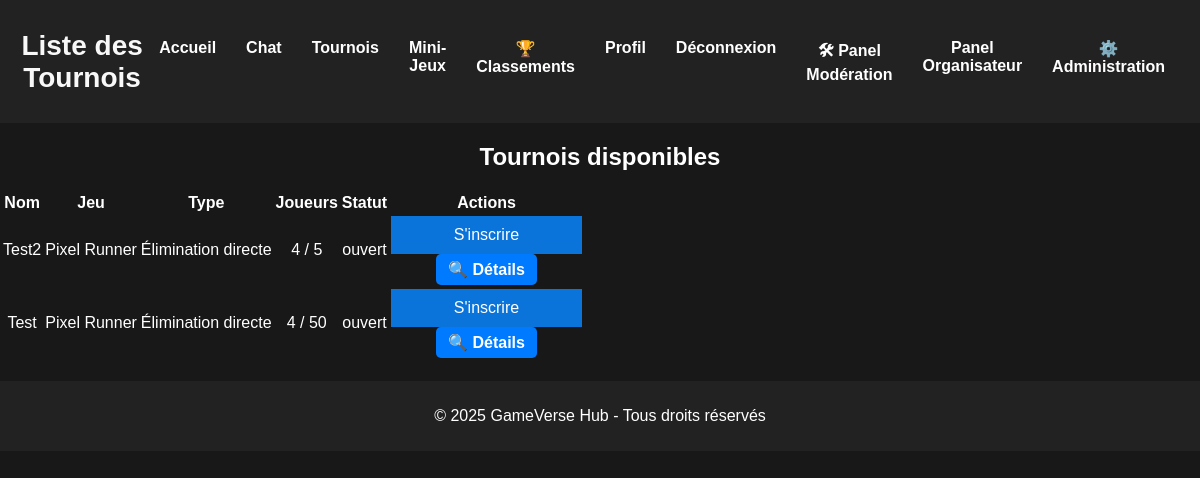
The page /tournois/tournois.php (signed in) on the database its author committed.
### tables this page shows
CREATE TABLE `tournois` (
  `id` int NOT NULL,
  `nom` varchar(100) NOT NULL,
  `date_debut` datetime NOT NULL DEFAULT CURRENT_TIMESTAMP,
  `date_fin` datetime DEFAULT NULL,
  `statut` enum('ouvert','en cours','terminé') DEFAULT 'ouvert',
  `max_joueurs` int NOT NULL DEFAULT '16',
  `type_tournoi` varchar(50) NOT NULL DEFAULT 'Élimination directe',
  `jeu` varchar(100) NOT NULL DEFAULT 'Pixel Runner'
);

### tournois/tournois.php (the view, shortened to what this page needs)
<?php
require '../php/config.php';
?>
<!DOCTYPE html>
<html lang="fr">
<head>
    <link rel="stylesheet" href="../css/style.css">
</head>
<body>
<header>
    <h1>Liste des Tournois</h1>
    <nav>
        <ul>
            <li><a href="../index.php">Accueil</a></li>
            <li><a href="../php/chat/chat.php">Chat</a></li>
            <li><a href="../tournois/tournois.php">Tournois</a></li>
            <li><a href="../mini-jeux/mini-jeux.php">Mini-Jeux</a></li>
            <li><a href="../mini-jeux/classements.php">🏆 Classements</a></li>
            <?php if (isset($_SESSION["user"])): ?>
                <li><a href="../php/profil.php">Profil</a></li>
                <li><a href="../php/logout.php">Déconnexion</a></li>
                <?php if ($_SESSION["user"]["role"] === "admin" || $_SESSION["user"]["role"] === "moderator"): ?>
                    <li><a href="../role/modo/moderateur.php">🛠 Panel Modération</a></li>
                <?php endif; ?>
                <?php if (isset($_SESSION["user"]) && in_array($_SESSION["user"]["role"], ["organizer", "admin"])): ?>
                    <li><a href="../role/organisateur/organisateur.php">Panel Organisateur</a></li>
                <?php endif; ?>
                <?php if ($_SESSION["user"]["role"] === "admin"): ?>
                    <li><a href="../role/admin/administration.php">⚙️ Administration</a></li>
                <?php endif; ?>
            <?php else: ?>
                <li><a href="../php/login.php">Connexion</a></li>
                <li><a href="../php/register.php">Inscription</a></li>
            <?php endif; ?>
        </ul>
    </nav>
</header>
<section>
    <h2>Tournois disponibles</h2>
    <table>
        <thead>
        <tr>
            <th>Nom</th>
            <th>Jeu</th>
            <th>Type</th>
            <th>Joueurs</th>
            <th>Statut</th>
            <th>Actions</th>
        </tr>
        </thead>
        <tbody>
        <?php
        $tournois = $pdo->query("SELECT t.*,
            (SELECT COUNT(*) FROM inscriptions i WHERE i.tournoi_id = t.id) AS inscrits
            FROM tournois t ORDER BY t.date_debut DESC")->fetchAll();
        foreach ($tournois as $tournoi) {
            echo "<tr>
                    <td>{$tournoi['nom']}</td>
                    <td>{$tournoi['jeu']}</td>
                    <td>{$tournoi['type_tournoi']}</td>
                    <td>{$tournoi['inscrits']} / {$tournoi['max_joueurs']}</td>
                    <td>{$tournoi['statut']}</td>
                    <td>";
            if ($tournoi['statut'] == "ouvert" && $tournoi['inscrits'] < $tournoi['max_joueurs']) {
                echo "<form action='../role/organisateur/inscription-tournoi.php' method='POST' style='display:inline;'>
                        <input type='hidden' name='tournoi_id' value='{$tournoi["id"]}'>
                        <button type='submit'>S'inscrire</button>
                      </form>";
            }
            echo " <a href='../role/organisateur/details-tournoi.php?id={$tournoi['id']}' class='details-button'>🔍 Détails</a>
                  </td>
                 </tr>";
        }
        ?>
        </tbody>
    </table>
</section>
<footer>
    <p>&copy; 2025 GameVerse Hub - Tous droits réservés</p>
</footer>
</body>
</html>

### css/style.css (style rules this page uses)
body { font-family: Arial, sans-serif; background-color: #181818; color: white; margin: 0; padding: 0; text-align: center; }
header { display: flex; justify-content: space-between; align-items: center; background-color: #222; padding: 10px 20px; }
nav ul { list-style: none; padding: 0; display: flex; }
nav ul li { margin: 0 15px; }
nav ul li a { color: white; text-decoration: none; font-weight: bold; }
footer { margin-top: 20px; padding: 10px; background-color: #222; }
button { background: #0a74da; color: white; padding: 10px; border: none; width: 100%; cursor: pointer; font-size: 16px; }
h1 { margin-top: 20px; font-size: 28px; color: #f8f8f8; }
.details-button { display: inline-block; background-color: #007bff; color: white; padding: 6px 12px; border-radius: 5px; text-decoration: none; font-weight: bold; transition: 0.3s; }

### rows shown on the page
tournois: nom "Test2", jeu "Pixel Runner", type_tournoi "Élimination directe", inscrits "4", max_joueurs "5", statut "ouvert"
tournois: nom "Test", jeu "Pixel Runner", type_tournoi "Élimination directe", inscrits "4", max_joueurs "50", statut "ouvert"
